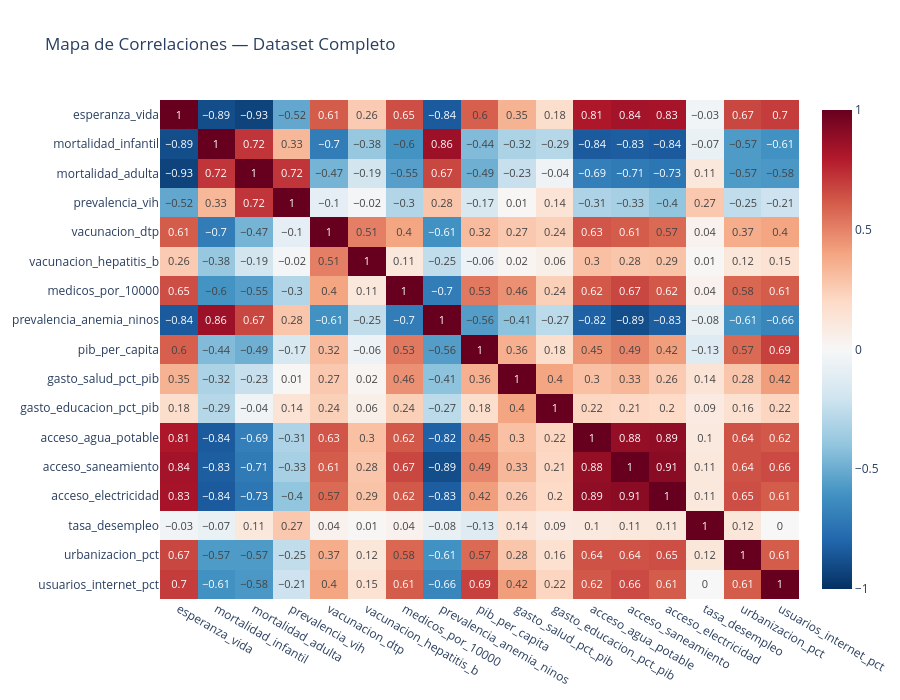

Source (notebook cell):
### Markdown cell above
---
## 4. Correlaciones con el Target

### Code cell
features = [
    'esperanza_vida', 'mortalidad_infantil', 'mortalidad_adulta',
    'prevalencia_vih', 'vacunacion_dtp', 'vacunacion_hepatitis_b',
    'medicos_por_10000', 'prevalencia_anemia_ninos', 'pib_per_capita',
    'gasto_salud_pct_pib', 'gasto_educacion_pct_pib', 'acceso_agua_potable',
    'acceso_saneamiento', 'acceso_electricidad', 'tasa_desempleo',
    'urbanizacion_pct', 'usuarios_internet_pct'
]

corr = df[features].corr().round(2)

fig = px.imshow(
    corr,
    color_continuous_scale='RdBu_r',
    zmin=-1, zmax=1,
    title='Mapa de Correlaciones — Dataset Completo',
    text_auto=True,
    aspect='auto',
    template=TEMPLATE
)
fig.update_layout(height=700)
fig.show()

### Figure 1 — Plotly figure (JSON) as saved in the notebook; plotly's stock layout.template omitted (floating-point values rounded to 4 significant figures; data arrays with more than 128 entries replaced by an {"elided": "..."} marker saying what was removed)
{"data": [{"coloraxis": "coloraxis", "hovertemplate": "x: %{x}<br>y: %{y}<br>color: %{z}<extra></extra>", "name": "0", "texttemplate": "%{z}", "type": "heatmap", "x": ["esperanza_vida", "mortalidad_infantil", "mortalidad_adulta", "prevalencia_vih", "vacunacion_dtp", "vacunacion_hepatitis_b", "medicos_por_10000", "prevalencia_anemia_ninos", "pib_per_capita", "gasto_salud_pct_pib", "gasto_educacion_pct_pib", "acceso_agua_potable", "acceso_saneamiento", "acceso_electricidad", "tasa_desempleo", "urbanizacion_pct", "usuarios_internet_pct"], "xaxis": "x", "y": ["esperanza_vida", "mortalidad_infantil", "mortalidad_adulta", "prevalencia_vih", "vacunacion_dtp", "vacunacion_hepatitis_b", "medicos_por_10000", "prevalencia_anemia_ninos", "pib_per_capita", "gasto_salud_pct_pib", "gasto_educacion_pct_pib", "acceso_agua_potable", "acceso_saneamiento", "acceso_electricidad", "tasa_desempleo", "urbanizacion_pct", "usuarios_internet_pct"], "yaxis": "y", "z": {"elided": "17x17 float values"}}], "layout": {"coloraxis": {"cmax": 1, "cmin": -1, "colorscale": [[0.0, "rgb(5,48,97)"], [0.1, "rgb(33,102,172)"], [0.2, "rgb(67,147,195)"], [0.3, "rgb(146,197,222)"], [0.4, "rgb(209,229,240)"], [0.5, "rgb(247,247,247)"], [0.6, "rgb(253,219,199)"], [0.7, "rgb(244,165,130)"], [0.8, "rgb(214,96,77)"], [0.9, "rgb(178,24,43)"], [1.0, "rgb(103,0,31)"]]}, "height": 700, "title": {"text": "Mapa de Correlaciones — Dataset Completo"}, "xaxis": {"anchor": "y", "domain": [0.0, 1.0]}, "yaxis": {"anchor": "x", "autorange": "reversed", "domain": [0.0, 1.0]}}}
